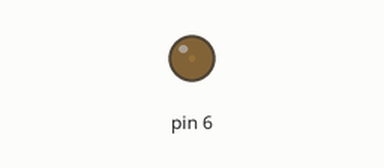
Recording of a sketch running on a simulated Arduino Uno, built with avr-gcc and run on an emulated ATmega328P. On the bench: output pins drawn as LEDs (lit = HIGH).

Above: at 0.05 s.
At 0.65 s:
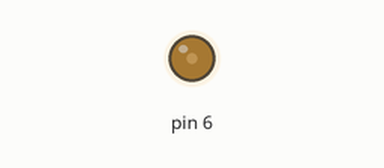
At 1.3 s:
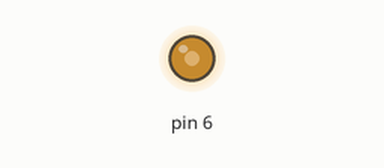
At 2.55 s:
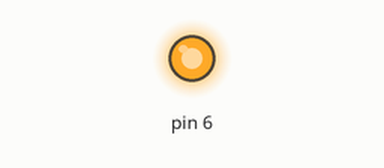
Timing chart, 0 to 5.9 s (numbered marks = the images above):
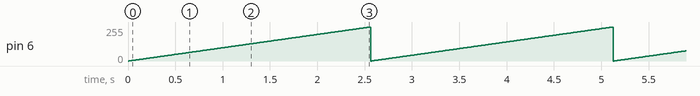

Measured:
- by itself, pin 6: ramps from 0/255 to 255/255 and jumps back, once every 2.6 s

The sketch:

analogMeter.ino
```cpp
void setup() {
    pinMode(6,OUTPUT);
}
void loop(){
    for (int i=0;i<256;i++){
      analogWrite(6, i);
      delay(10);
    }
}
```
